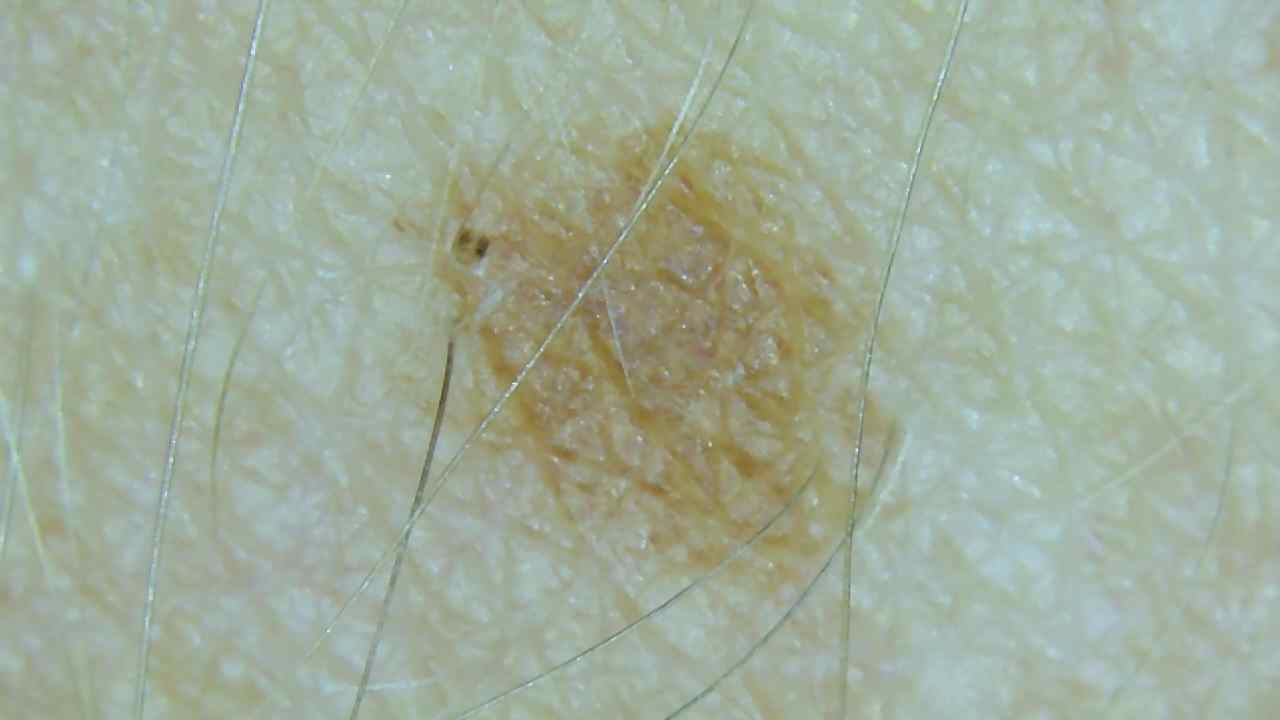
%> input picture CDIO/Snap_004.jpg, 1280 x 720 px
$ octave CDIO_Start.m   (GNU Octave 9; MATLAB toolbox functions it lacks are replaced by stand-ins)
%> lines starting %> are read from the running program, lines starting %| are printed output that depends on the picture; in (x1, y1, x2, y2) boxes, pixels count from 0 and x2, y2 are one past the last pixel; in counts of white or black regions, pixels touching at a corner belong together; the program's own positions count from 1
close all
im = imread('Snap_004.jpg');
%> im is the input picture: size 720x1280x3 uint8; mean R, G, B 160, 173.2, 155.4
im = rgb2gray(im);
%> im: size 720x1280 uint8
%im = imresize(im, 0.5);

binvect = 0:1:255;
histo = hist(im(:), binvect);
%> histo = 256 values, max 63828 at index 178, min 0 at index 1, mean 3600

T = graythresh(im);
%> T = 0.616
imbin = imbinarize(im,T);
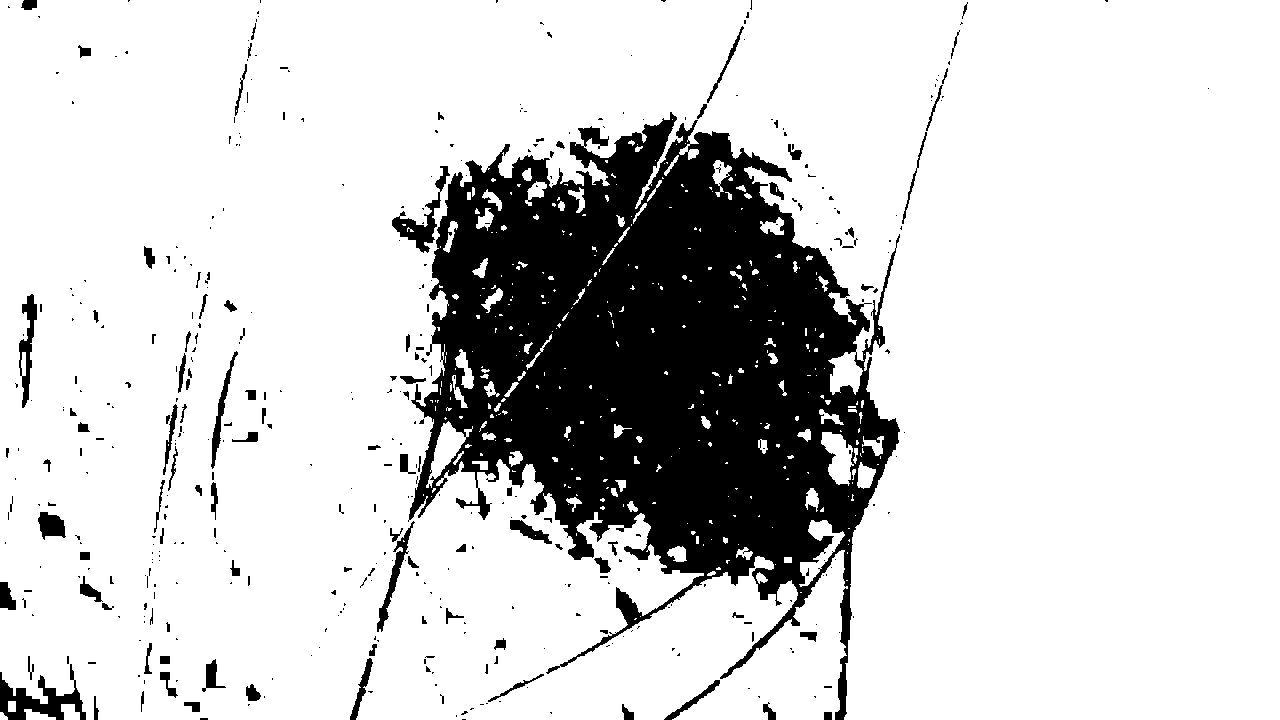
%> imbin: size 720x1280 logical; 82.1% white; 433 black regions (325 under 20 px), largest, box (x1, y1, x2, y2) and area: (408, 112, 900, 720) 148146, (0, 664, 86, 720) 1884, (392, 166, 450, 253) 1175
imbin = ~imbin;

se = strel('square',4);
imC = imclose(imbin, se);
%> imC: size 720x1280 logical; 18.5% white; 323 white regions (238 under 20 px), largest, box (x1, y1, x2, y2) and area: (377, 104, 900, 720) 156691, (0, 664, 86, 720) 1916, (19, 294, 42, 408) 948
imO = imopen(imC,se);
%> imO: size 720x1280 logical; 17.8% white; 94 white regions (15 under 20 px), largest, box (x1, y1, x2, y2) and area: (392, 115, 899, 668) 151123, (0, 677, 86, 720) 1821, (19, 295, 42, 405) 890
BW = bwareaopen(imO,1000);
%> BW: size 720x1280 logical; 16.6% white; 2 white regions, box (x1, y1, x2, y2) and area: (392, 115, 899, 668) 151123, (0, 677, 86, 720) 1821
BWfill = imfill(BW,'holes');
%> BWfill: size 720x1280 logical; 17.4% white; 2 white regions, box (x1, y1, x2, y2) and area: (392, 115, 899, 668) 158566, (0, 677, 86, 720) 1909

% [10 lines of commented-out code are left out]

figure
imagesc(im), colorbar
%%
%Bin鋜bilder
figure
subplot(221),imshow(imbin)
subplot(222),imshow(imO)
subplot(223),imshow(BW)
subplot(224),imshow(BWfill)

[B,L,N] = bwboundaries(BW);
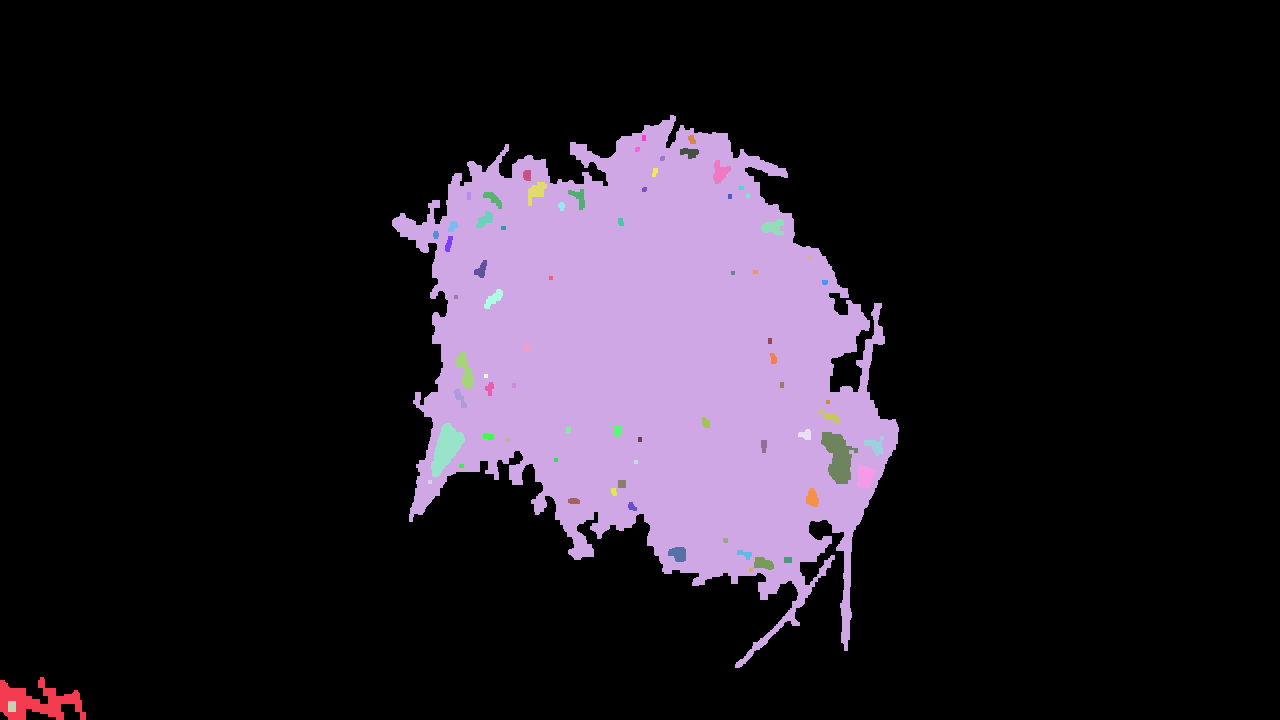
%> L: size 720x1280 double; 74 distinct labels, from 0 to 73; one colour per label, 0 black
%> B = 73 boundaries; largest, box (x1, y1, x2, y2) and points: (392, 115, 899, 668) 3944, (0, 677, 86, 720) 358, (821, 432, 858, 484) 166, (431, 423, 465, 477) 129, (456, 352, 474, 389) 96; N = 2
figure;
imshow(BWfill);
hold on;
for k = 1:length(B),
    boundary = B{k};
    if(k > N)
        %plot(boundary(:,2), boundary(:,1), 'g', 'LineWidth', 2);
    else
        plot(boundary(:,2), boundary(:,1), 'r', 'LineWidth', 2);
    end
end
%> this loop made 73 passes
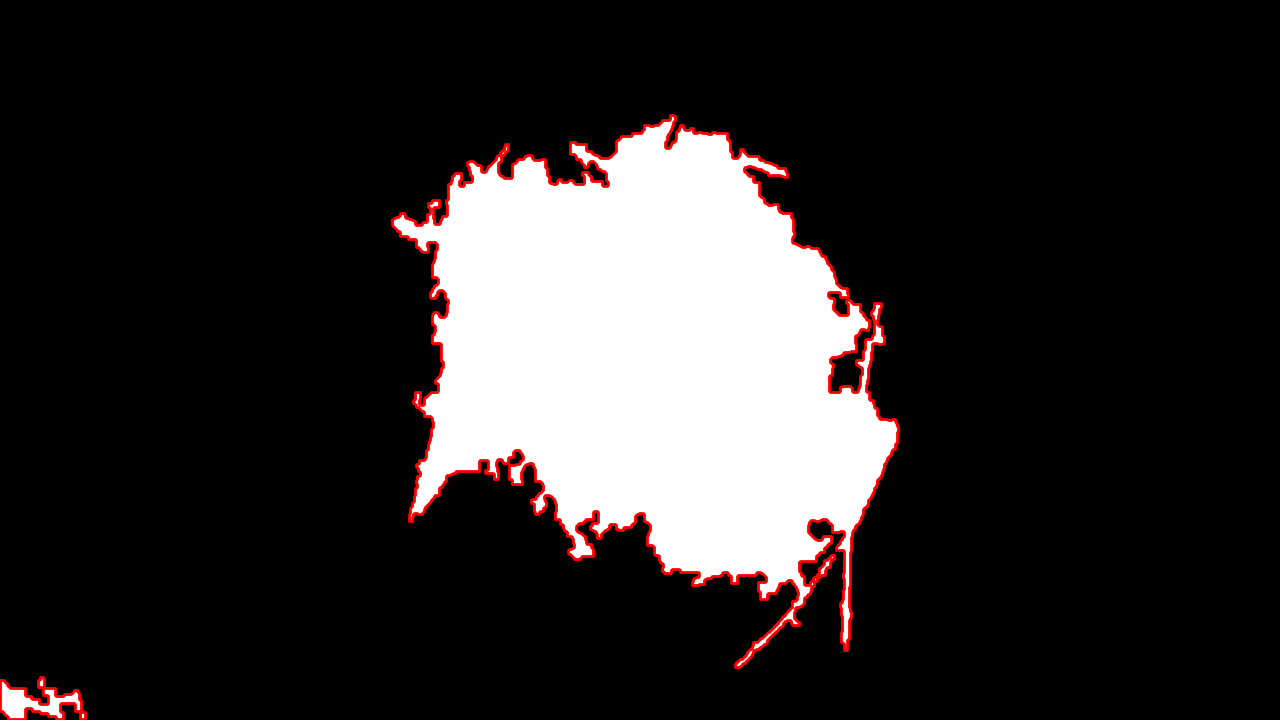
%> figure redrawn from the program's plot data

figure;
imshow(im);
hold on;
for k = 1:length(B),
    boundary = B{k};
    if(k > N)
        %plot(boundary(:,2), boundary(:,1), 'g', 'LineWidth', 2);
    else
        plot(boundary(:,2), boundary(:,1), 'r', 'LineWidth', 2);
    end
end
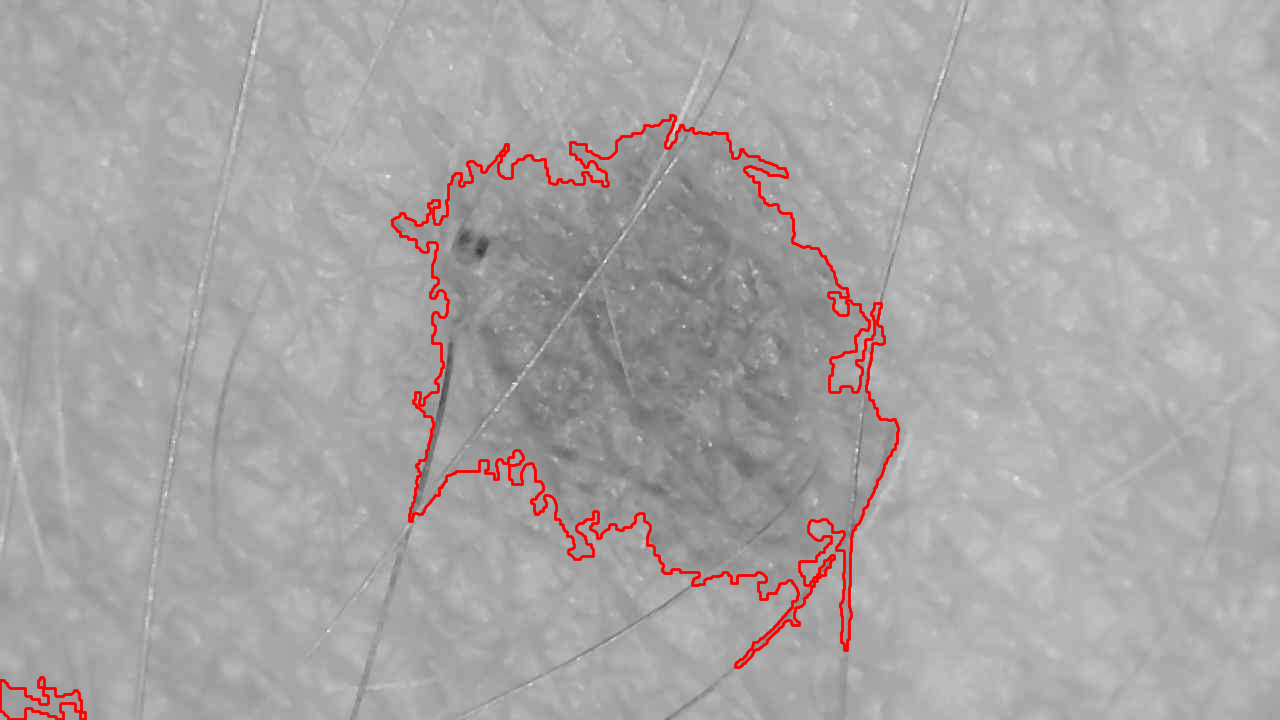
%> figure redrawn from the program's plot data

$ run again, with CDIO/Snap_001.jpg copied over CDIO/Snap_004.jpg
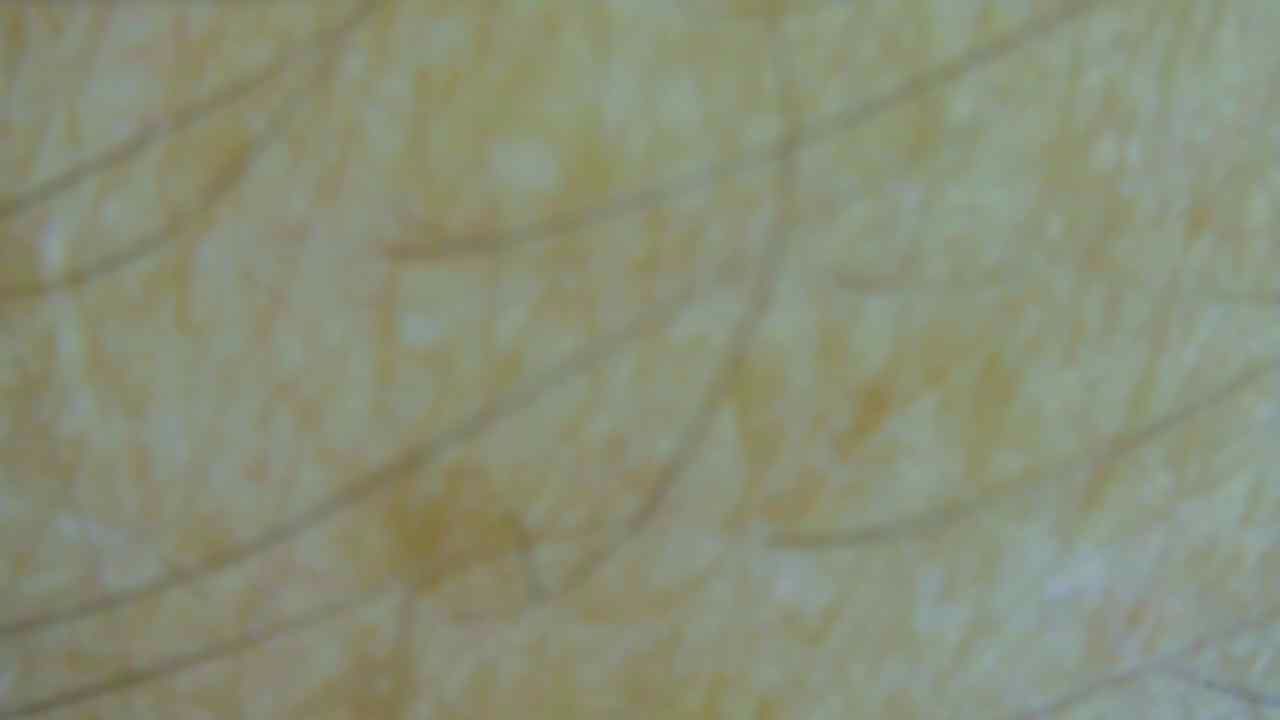
%> input picture CDIO/Snap_001.jpg, 1280 x 720 px
%> im is the input picture: size 720x1280x3 uint8; mean R, G, B 137, 142.5, 119.2
%> im: size 720x1280 uint8
%> histo = 256 values, max 139488 at index 141, min 0 at index 1, mean 3600
%> T = 0.529
%> imC: size 720x1280 logical; 32.7% white; 70 white regions (5 under 20 px), largest, box (x1, y1, x2, y2) and area: (0, 0, 1008, 720) 251830, (360, 112, 667, 352) 19040, (752, 120, 816, 315) 3313
%> imO: size 720x1280 logical; 32.6% white; 65 white regions, largest, box (x1, y1, x2, y2) and area: (0, 0, 992, 720) 251493, (368, 112, 667, 352) 18992, (829, 372, 896, 462) 3005
%> BWfill: size 720x1280 logical; 34.7% white; 10 white regions, largest, box (x1, y1, x2, y2) and area: (0, 0, 992, 720) 285836, (368, 112, 667, 352) 18992, (829, 372, 896, 462) 3005
%> `[B,L,N] = bwboundaries(BW);`:
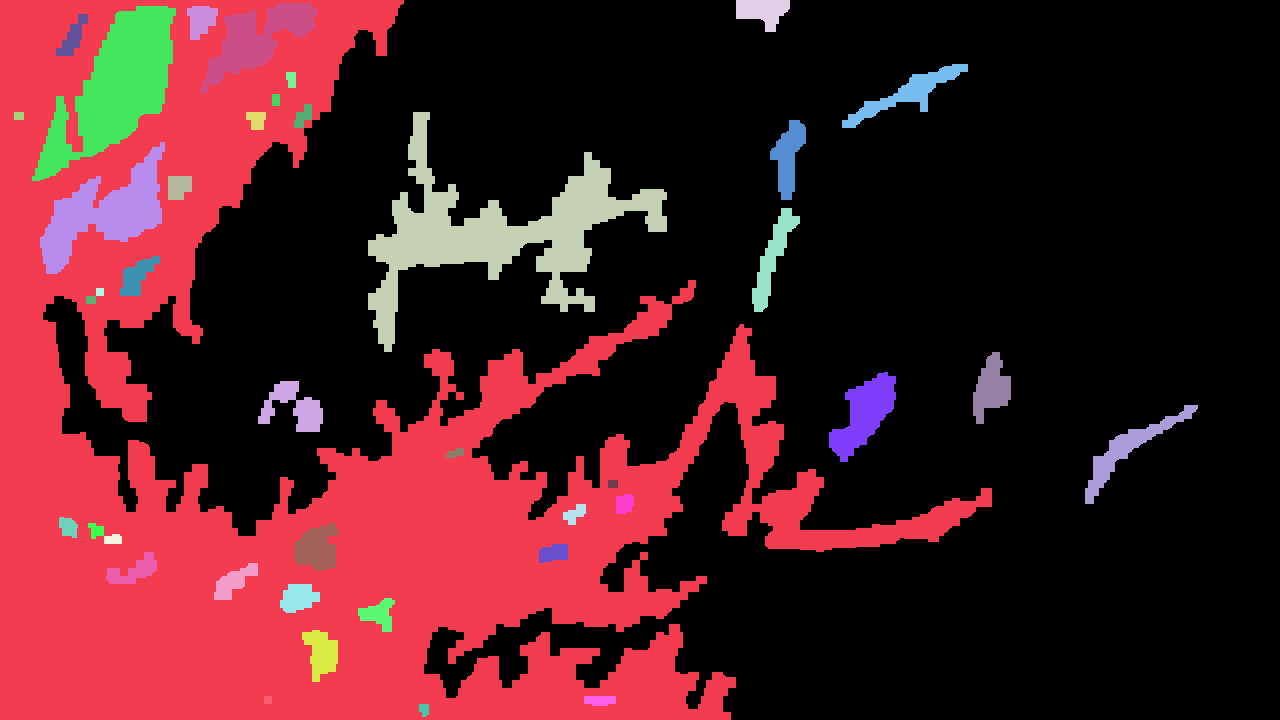
%> L: size 720x1280 double; 42 distinct labels, from 0 to 41; one colour per label, 0 black
%> B = 41 boundaries; largest, box (x1, y1, x2, y2) and points: (0, 0, 992, 720) 9213, (368, 112, 667, 352) 1812, (32, 6, 176, 181) 705, (40, 142, 165, 274) 577, (200, 3, 317, 93) 455; N = 10
%> the loop `for k = 1:length(B),` made 41 passes
%> after the loop `for k = 1:length(B),`:
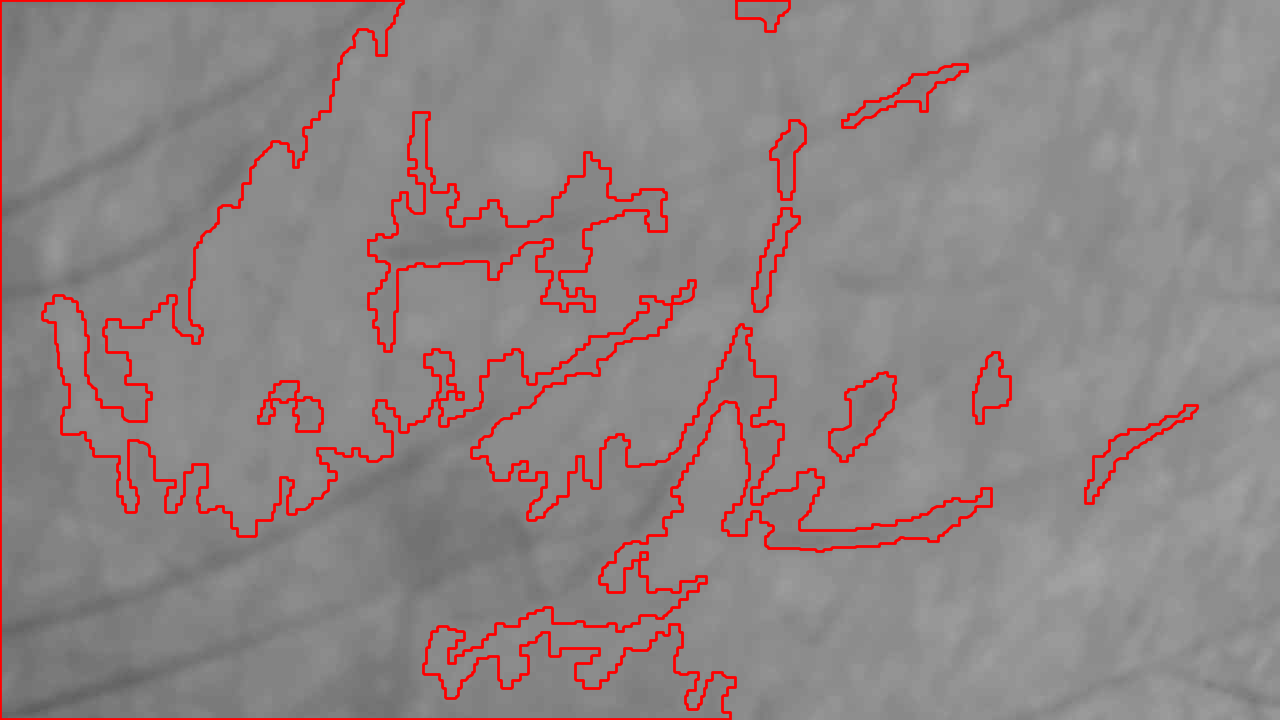
%> figure redrawn from the program's plot data
